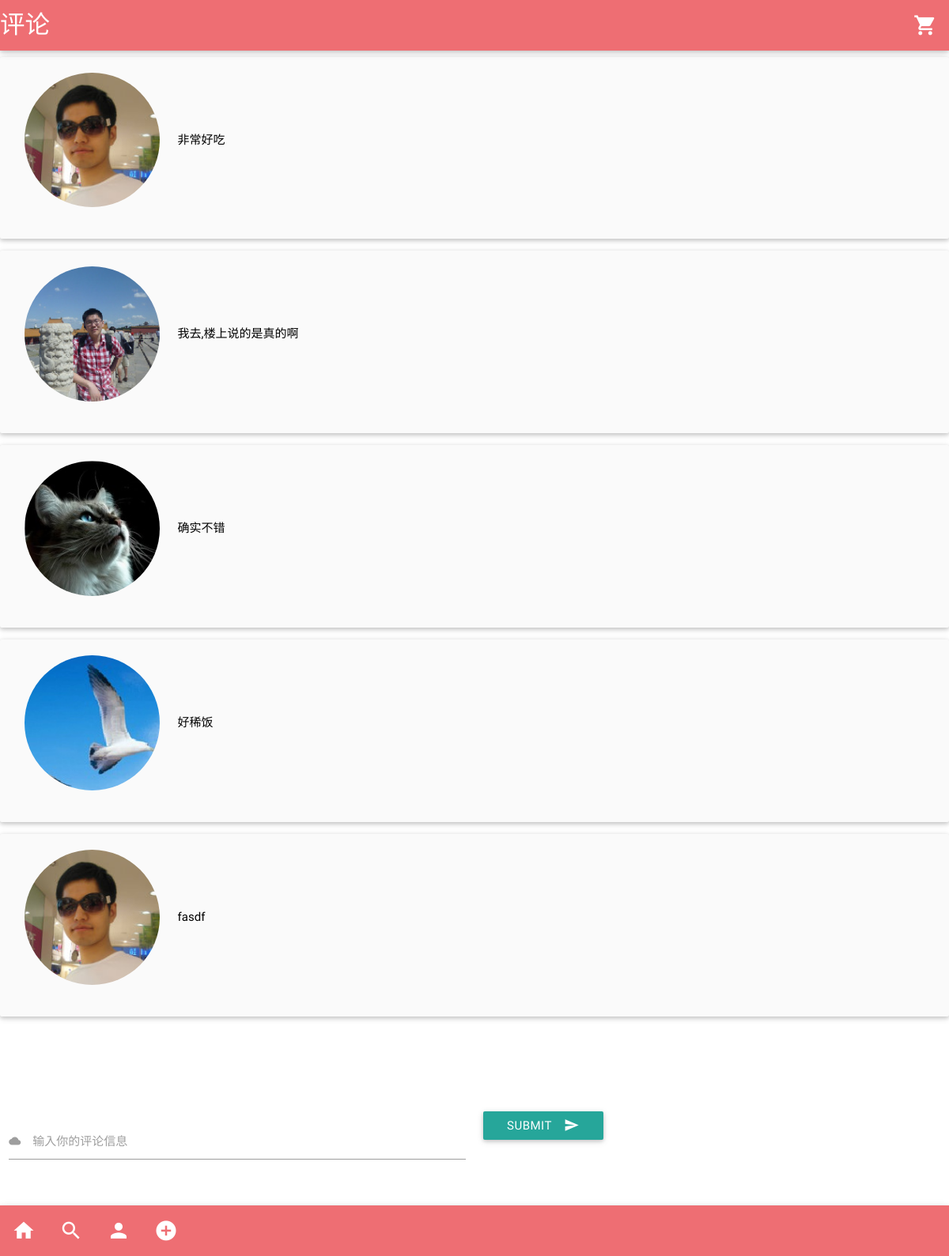
/tweet/8/discuss/, run on the app's committed database.
### food/models.py (models this page shows, shortened)
class Comment(models.Model):
    author = models.ForeignKey(User)
    tweet = models.ForeignKey(Tweet)
    content = models.CharField(max_length=300)

class User(models.Model):
    name = models.CharField(max_length=200)
    photo = models.CharField(max_length=200)

### food/views.py (the view)
# urls.py: url(r'^tweet/(?P<pk>[0-9]+)/discuss/$', views.DiscussView.as_view(), name='discuss'),
class DiscussView(generic.DetailView):
    model = Tweet
    template_name = 'food/discuss.html'

### food/templates/food/discuss.html (shortened to what this page needs)
{% extends "food/base.html" %}
{% load staticfiles %}
{% block header_name %}评论{% endblock %}
{% block page_content %}
{% for comment in tweet.comment_set.all %}
<div class="col s12 m8 offset-m2 l6 offset-l3">
    <div class="card-panel grey lighten-5 z-depth-1">
        <div class="row valign-wrapper">
            <div class="col s2">
                <img src="{% static 'food/images/user_avatar/' %}{{ comment.author.photo }}" alt=""
                     class="circle responsive-img">
            </div>
            <div class="col s10">
              <span class="black-text">
                {{ comment.content }}
              </span>
            </div>
        </div>
    </div>
</div>
{% endfor %}
<br/><br/><br/><br/>
<div class="row">
    <form action="{% url 'food:discuss_add'%}" method="post">
        <div class="input-field col s6">
            <input name="content" id="content" type="text" class="validate">
            <label class="active" for="content">输入你的评论信息<i class="mdi-file-cloud left"></i></label>
        </div>
        <div class="col s6">
            <button class="btn waves-effect waves-light" type="submit" name="action">Submit
                <i class="mdi-content-send right"></i>
            </button>
        </div>
    </form>
</div>
<br/>
<br/>
{% endblock %}

### data on the page
Comment: author.photo (picture), content "非常好吃"
Comment: author.photo (picture), content "我去,楼上说的是真的啊"
Comment: author.photo (picture), content "确实不错"
Comment: author.photo (picture), content "好稀饭"
Comment: author.photo (picture), content "fasdf"
